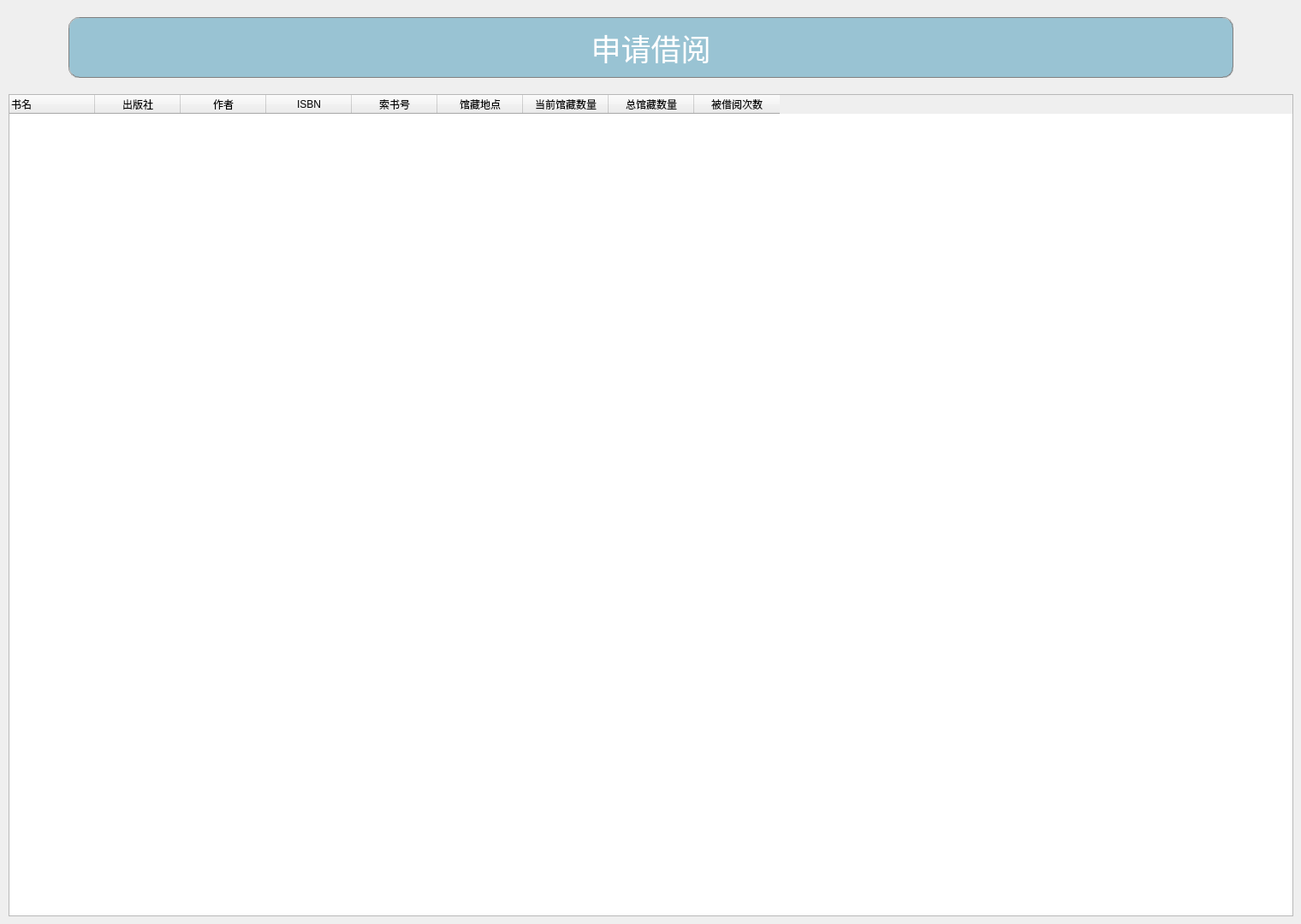
<?xml version="1.0" encoding="UTF-8"?>
<ui version="4.0">
 <class>BorrowBook</class>
 <widget class="QWidget" name="BorrowBook">
  <property name="geometry">
   <rect>
    <x>0</x>
    <y>0</y>
    <width>1520</width>
    <height>1080</height>
   </rect>
  </property>
  <property name="windowTitle">
   <string>Form</string>
  </property>
  <widget class="QTableWidget" name="tableWidget">
   <property name="geometry">
    <rect>
     <x>10</x>
     <y>110</y>
     <width>1501</width>
     <height>961</height>
    </rect>
   </property>
   <property name="contextMenuPolicy">
    <enum>Qt::DefaultContextMenu</enum>
   </property>
   <column>
    <property name="text">
     <string>书名</string>
    </property>
    <property name="textAlignment">
     <set>AlignJustify|AlignVCenter</set>
    </property>
   </column>
   <column>
    <property name="text">
     <string>出版社</string>
    </property>
   </column>
   <column>
    <property name="text">
     <string>作者</string>
    </property>
   </column>
   <column>
    <property name="text">
     <string>ISBN</string>
    </property>
   </column>
   <column>
    <property name="text">
     <string>索书号</string>
    </property>
   </column>
   <column>
    <property name="text">
     <string>馆藏地点</string>
    </property>
   </column>
   <column>
    <property name="text">
     <string>当前馆藏数量</string>
    </property>
   </column>
   <column>
    <property name="text">
     <string>总馆藏数量</string>
    </property>
   </column>
   <column>
    <property name="text">
     <string>被借阅次数</string>
    </property>
   </column>
  </widget>
  <widget class="QPushButton" name="button_req">
   <property name="geometry">
    <rect>
     <x>80</x>
     <y>20</y>
     <width>1361</width>
     <height>71</height>
    </rect>
   </property>
   <property name="font">
    <font>
     <family>微软雅黑 Light</family>
     <pointsize>26</pointsize>
     <weight>50</weight>
     <bold>false</bold>
    </font>
   </property>
   <property name="styleSheet">
    <string notr="true">QPushButton{
border:1px groove gray;
border-radius:12px;
padding:2px 4px;
color: rgb(255, 255, 255);
background-color: rgba(153,195,211,255);
}
 
QPushButton:hover{
border:1px groove gray;
border-radius:12px;
padding:2px 4px;
color:  rgba(153,195,211,160);
background-color: rgba(153,195,211,180);
}
QPushButto:pressed{
border:1px groove gray;
border-radius:12px;
padding:2px 4px;
color: rgb(255, 255, 255);
background-color: rgba(153,195,211,100);
padding-left:6px;
padding-top:6px;
}</string>
   </property>
   <property name="text">
    <string>申请借阅</string>
   </property>
  </widget>
 </widget>
 <resources/>
 <connections/>
</ui>
